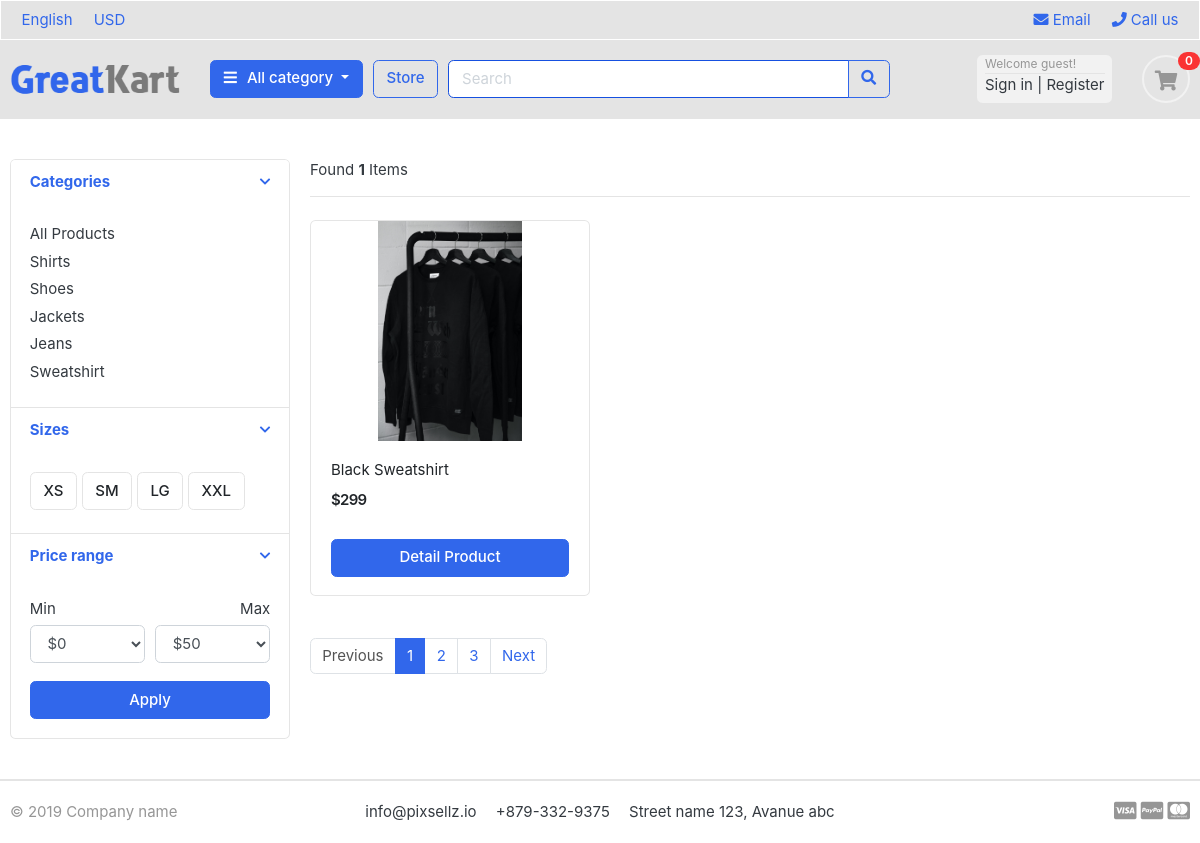
The page /store/sweatshirt/ on the database its author committed.
### category/models.py (models this page shows, shortened)
class Category(models.Model):
    category_name = models.CharField(max_length=50, unique=True)
    slug = models.SlugField(max_length=100, unique=True)
    description = models.TextField(max_length=255, blank=True)
    cat_image = models.ImageField(upload_to='photos/categories/', blank=True)
    def get_url(self):
        return reverse('products_by_category', args=[self.slug])
    class Meta:
        verbose_name = 'Category'
        verbose_name_plural = 'categories'

### store/models.py (models this page shows, shortened)
class Product(models.Model):
    product_name = models.CharField(max_length=2000, unique=True)
    slug = models.SlugField(max_length=2000, unique=True)
    description = models.TextField(max_length=500, blank=True)
    price = models.IntegerField()
    images = models.ImageField(upload_to='photos/product')
    stock = models.IntegerField()
    is_available = models.BooleanField(default=True)
    category = models.ForeignKey(Category, on_delete=models.CASCADE)
    created_date = models.DateTimeField(auto_now_add=True)
    modified_date = models.DateTimeField(auto_now=True)
    def get_url(self):
        return reverse('product_detail', args=[self.category.slug, self.slug])

### store/views.py (the view)
# urls.py: path('store/', include('store.urls')),
def store(request, category_slug=None):
    categories = None
    products = None
    if category_slug != None:
        categories = get_object_or_404(Category, slug=category_slug)
        products = Product.objects.all().filter(category=categories, is_available=True)
        products_count = products.count()
    else:
        products = Product.objects.all().filter(is_available=True)
        products_count = products.count()
    context = {
        'products': products,
        'products_count': products_count,
    }
    return render(request, 'store/store.html', context)

### category/context_processors.py (called while the page is built)
def menu_links(request):
    links = Category.objects.all()
    return dict(links=links)

### templates/store/store.html (shortened to what this page needs)
{% extends 'base.html' %}
{% load static %}
{% block content %}
<section class="section-content padding-y">
    <div class="container">
    <div class="row">
        <aside class="col-md-3">
    <div class="card">
        <article class="filter-group">
            <header class="card-header">
                <a href="#" data-toggle="collapse" data-target="#collapse_1" aria-expanded="true" class="">
                    <i class="icon-control fa fa-chevron-down"></i>
                    <h6 class="title">Categories</h6>
                </a>
            </header>
            <div class="filter-content collapse show" id="collapse_1" style="">
                <div class="card-body">
                    <ul class="list-menu">
                        <li><a href="{% url 'store' %}" class="a-menu-category">All Products</a></li>
                    {% for category in links %}
                        <li><a href="{{ category.get_url }}" class="a-menu-category">{{ category.category_name }}</a></li>
                    {% endfor %}
                    </ul>
                </div>
            </div>
        </article>
        <article class="filter-group">
            <header class="card-header">
                <a href="#" data-toggle="collapse" data-target="#collapse_4" aria-expanded="true" class="">
                    <i class="icon-control fa fa-chevron-down"></i>
                    <h6 class="title">Sizes </h6>
                </a>
            </header>
            <div class="filter-content collapse show" id="collapse_4" style="">
                <div class="card-body">
                  <label class="checkbox-btn">
                    <span class="btn btn-light"> XS </span>
                  </label>
                  <label class="checkbox-btn">
                    <span class="btn btn-light"> SM </span>
                  </label>
                  <label class="checkbox-btn">
                    <span class="btn btn-light"> LG </span>
                  </label>
                  <label class="checkbox-btn">
                    <span class="btn btn-light"> XXL </span>
                  </label>
            </div>
            </div>
        </article>
        <article class="filter-group">
            <header class="card-header">
                <a href="#" data-toggle="collapse" data-target="#collapse_3" aria-expanded="true" class="">
                    <i class="icon-control fa fa-chevron-down"></i>
                    <h6 class="title">Price range </h6>
                </a>
            </header>
            <div class="filter-content collapse show" id="collapse_3" style="">
                <div class="card-body">
                    <div class="form-row">
                    <div class="form-group col-md-6">
                      <label>Min</label>
                          <select class="mr-2 form-control">
                            <option value="0">$0</option>
                        </select>
                    </div>
                    <div class="form-group text-right col-md-6">
                      <label>Max</label>
                          <select class="mr-2 form-control">
                            <option value="50">$50</option>
                        </select>
                    </div>
                    </div>
                    <button class="btn btn-block btn-primary">Apply</button>
                </div>
            </div>
        </article>
    </div>
        </aside>
        <main class="col-md-9">
    <header class="border-bottom mb-4 pb-3">
            <div class="form-inline">
                <span class="mr-md-auto">Found <b>{{ products_count }}</b> Items </span>
            </div>
    </header>
    <div class="row">
        {% for product in products %}
        <div class="col-md-4">
            <figure class="card card-product-grid">
                <div class="img-wrap">
                    <img  src="{{ product.images.url }}">
                </div>
                <figcaption class="info-wrap">
                    <div class="fix-height">
                        <a href="{{ product.get_url }}" class="title">{{ product.product_name }}</a>
                        <div class="price-wrap mt-2">
                            <span id="price" class="price">${{ product.price }}</span>
                        </div>
                    </div>
                    <a href="{{ product.get_url }}" class="btn btn-block btn-primary ">Detail Product</a>
                </figcaption>
            </figure>
        </div>
        {% endfor %}
    </div>
        <nav class="mt-4" aria-label="Page navigation sample">
            <ul class="pagination">
              <li class="page-item disabled"><a class="page-link" href="#">Previous</a></li>
              <li class="page-item active"><a class="page-link" href="#">1</a></li>
              <li class="page-item"><a class="page-link" href="#">2</a></li>
              <li class="page-item"><a class="page-link" href="#">3</a></li>
              <li class="page-item"><a class="page-link" href="#">Next</a></li>
            </ul>
          </nav>
        </main>
    </div>
    </section>
</body>
</html>
{% endblock %}

### greatkart/static/css/ui.css (style rules this page uses)
html { font-family: "Inter", sans-serif; font-size: 15px; }
.img-wrap { text-align: center; display: block; }
.img-wrap img { max-width: 100%; }
.price-wrap { letter-spacing: -0.7px; }
.padding-y { padding-top: 40px; padding-bottom: 40px; }
figure { margin-bottom: 0; }
article:after, .form-group:after { display: block; clear: both; content: ""; }
.btn-light { background-color: #fff; border-color: #e4e4e4; }
[class*=list-] li:after { visibility: hidden; display: block; content: ""; overflow: hidden; height: 0; clear: both; }
.list-menu { list-style: none; margin: 0; padding-left: 0; }
.list-menu li { margin-bottom: 5px; }
.list-menu a { color: #343a40; }
[class*=card-product] a.title { color: #212529; display: block; }
[class*=card-product] .img-wrap { overflow: hidden; position: relative; }
[class*=card-product] .img-wrap img { height: 100%; max-width: 100%; width: auto; display: inline-block; -o-object-fit: cover; object-fit: cover; }
.card-product-grid { margin-bottom: 20px; }
.card-product-grid .img-wrap { border-radius: 0.2rem 0.2rem 0 0; height: 220px; }
.card-product-grid .info-wrap { overflow: hidden; padding: 18px 20px; }
.card-product-grid .fix-height { height: 80px; overflow: hidden; }
.card .img-wrap { overflow: hidden; }
.price { font-weight: 600; color: #212529; }
.icon-control { margin-top: 5px; float: right; font-size: 80%; }
.card-header .title { margin-bottom: 0; line-height: 1.5; }
.filter-group { border-bottom: 1px solid #e4e4e4; }
.filter-group .card-header { border-bottom: 0; }
.filter-group:last-child { border-bottom: 0; }
.checkbox-btn { position: relative; }

### rows shown on the page
Category: category_name "Shirts"
Category: category_name "Shoes"
Category: category_name "Jackets"
Category: category_name "Jeans"
Category: category_name "Sweatshirt"
Product: images (picture), product_name "Black Sweatshirt", price "299"

### other values the page prints
{{ products_count }} "1"
